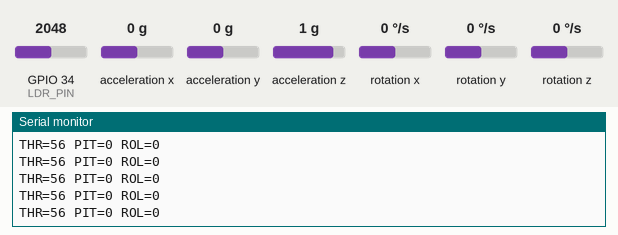
Recording of a sketch running on a simulated ESP32. Parts: the last lines printed to the serial monitor. The inputs (shaded band) are chosen by the test bench; at power-on: acceleration x 0 g, GPIO 34 (LDR_PIN) = 2048, acceleration y 0 g, acceleration z 1 g, rotation x 0 °/s, rotation y 0 °/s, rotation z 0 °/s. Nothing arrives over Bluetooth unless stated.

Above: at 2.9 s.
3.0 s: acceleration x set to -1.4 g
At 3.06 s:
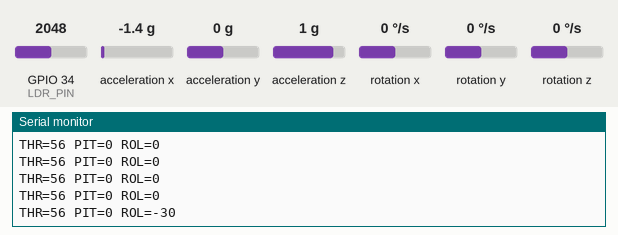
4.5 s: GPIO 34 (LDR_PIN) set to 2866
At 4.51 s:
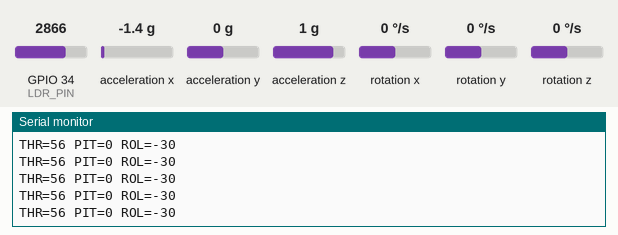
6.0 s: acceleration y set to -1.4 g
At 6.01 s:
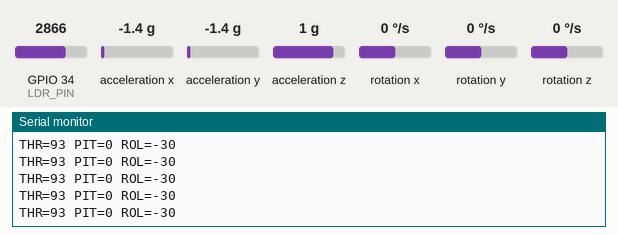
7.5 s: GPIO 34 (LDR_PIN) set to 3972
At 7.5 s:
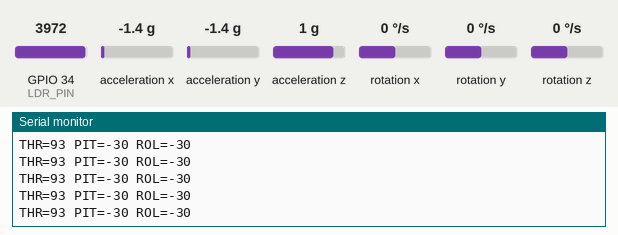
9.0 s: acceleration x set to 0 g
At 9.04 s:
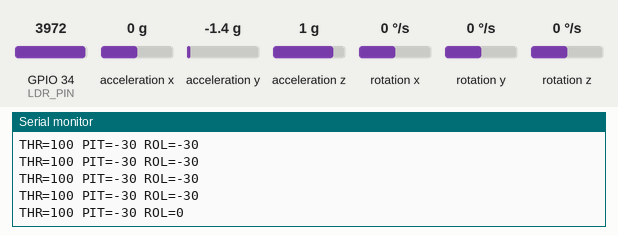
Timing chart, 0 to 11.5 s (numbered marks = the images above; inputs shaded):
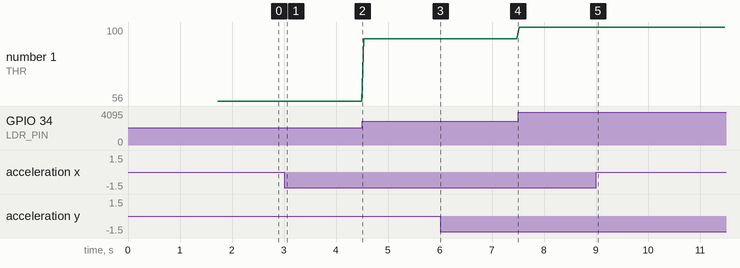

The sketch:

ESP32_Gesture_controller_BT.ino
```cpp
#include <Wire.h>
#include <MPU6050.h>
#include "BluetoothSerial.h"

BluetoothSerial SerialBT;
MPU6050 mpu;

// LDR pin
const int LDR_PIN = 34;

// MPU raw
int16_t ax, ay, az, gx, gy, gz;

// Control values
int pitch = 0, roll = 0, throttle = 0;

// Calibration offsets
int pitch_offset = 0;
int roll_offset  = 0;

void setup() {
  Serial.begin(115200);
  Wire.begin(21, 22);
  SerialBT.begin("ESP32_GESTURE");

  pinMode(LDR_PIN, INPUT);

  mpu.initialize();
  Serial.println("ESP32 started");

  // -------- CALIBRATION --------
  Serial.println("Calibrating... Keep hand steady");

  long p_sum = 0, r_sum = 0;

  for (int i = 0; i < 200; i++) {
    mpu.getMotion6(&ax, &ay, &az, &gx, &gy, &gz);

    int p = map(ay, -12000, 12000, -30, 30);
    int r = map(ax, -12000, 12000, -30, 30);

    p_sum += p;
    r_sum += r;

    delay(5);
  }

  pitch_offset = p_sum / 200;
  roll_offset  = r_sum / 200;

  Serial.print("Pitch offset = ");
  Serial.println(pitch_offset);
  Serial.print("Roll offset  = ");
  Serial.println(roll_offset);

  Serial.println("Calibration done");
}

void loop() {
  // Read MPU
  mpu.getMotion6(&ax, &ay, &az, &gx, &gy, &gz);

  // -------- PITCH & ROLL --------
  pitch = map(ay, -12000, 12000, -30, 30) - pitch_offset;
  roll  = map(ax, -12000, 12000, -30, 30) - roll_offset;

  pitch = constrain(pitch, -30, 30);
  roll  = constrain(roll,  -30, 30);

  // -------- THROTTLE (LDR) --------
  int ldrValue = analogRead(LDR_PIN);
  ldrValue = constrain(ldrValue, 0, 4095);

  throttle = map(ldrValue, 800, 3000, 0, 100);
  throttle = constrain(throttle, 0, 100);

  // -------- SEND: THR,PIT,ROL --------
  SerialBT.print(throttle);
  SerialBT.print(",");
  SerialBT.print(pitch);
  SerialBT.print(",");
  SerialBT.println(roll);

  // USB debug (optional)
  Serial.print("THR=");
  Serial.print(throttle);
  Serial.print(" PIT=");
  Serial.print(pitch);
  Serial.print(" ROL=");
  Serial.println(roll);

  delay(40); // ~25 Hz
}
```

Measured:
- after the input at 3.0 s, the serial monitor: prints a new line at once (image 1)
- after the input at 9.0 s, the serial monitor: prints a new line at once (image 5)
- plotted number 1: 56 → 93 after the input at 4.5 s, 93 → 100 after the input at 7.5 s
